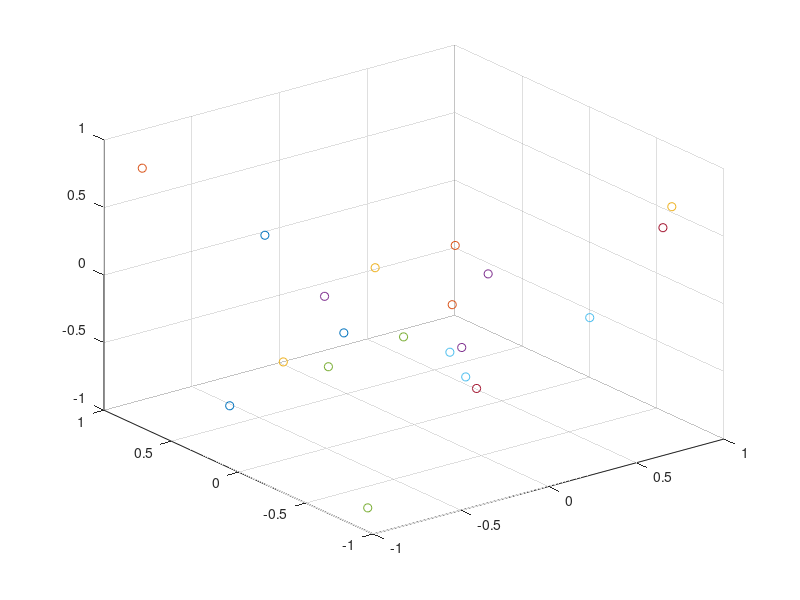

This figure's MATLAB source: (Note: this script raises an error after producing the figure.)
format long

% Our random generation scheme is inspired by this Author:
% https://github.com/pmocz/nbody-matlab/blob/master/nbody.m
N = 20; % Number of bodies generated

% Give each body 50 pounds of weight
masses = ones(N, 1) * 50;

% Generate random positions and velocities
bodies = rand(N, 9) * 2 - 1;
bodies(:, 7:9) = 0;

% vel = vel - mean((mass*[1 1 1]) .* vel) / mean(mass);
% Convert the frame to "center of mass", meaning the net momentum resets
% to zero. This prevents the system from leaving the bounds of the graph.
bodies(:, 4:6) = bodies(:, 4:6) - mean((masses*[1 1 1]) .* bodies(:, 4:6)) / mean(masses);
% We scale the velocity down so that the bodies stay in the screen
bodies(:, 4:6) = bodies(:, 4:6) * 2e-5;

% Constants for integration
t = 0;
tEnd = 518400;
dt = 4;
softening = 0.1;
num_iters = ceil((tEnd - t) / dt);

% The solver being used
solver = @(bodies, masses, dt, softening) step_lf(bodies, masses, dt, softening);

% Create one plot for each body in the graph
h = [];
for i = 1:N
    h = [h plot3(bodies(i, 1), bodies(i, 2), bodies(i, 3), "o")];
    hold on
end
% h = plot3(bodies(:, 1), bodies(:, 2), bodies(:, 3), "o");
axis([-1 1 -1 1 -1 1]);
grid on

bodies = get_accel(bodies, masses, softening); % Initial acceleration
bodies(:, 4:6) = bodies(:, 4:6) + bodies(:, 7:9) * dt / 2; % Initial velocity step
for i = 1:num_iters
    bodies = solver(bodies, masses, dt ,softening);
    t = t + dt;

    % Plot the motion of the planets
    for j = 1:N
        set(h(j), 'XData', bodies(j, 1));
        set(h(j), 'YData', bodies(j, 2));
        set(h(j), 'ZData', bodies(j, 3));
    end
    
    drawnow limitrate
end
